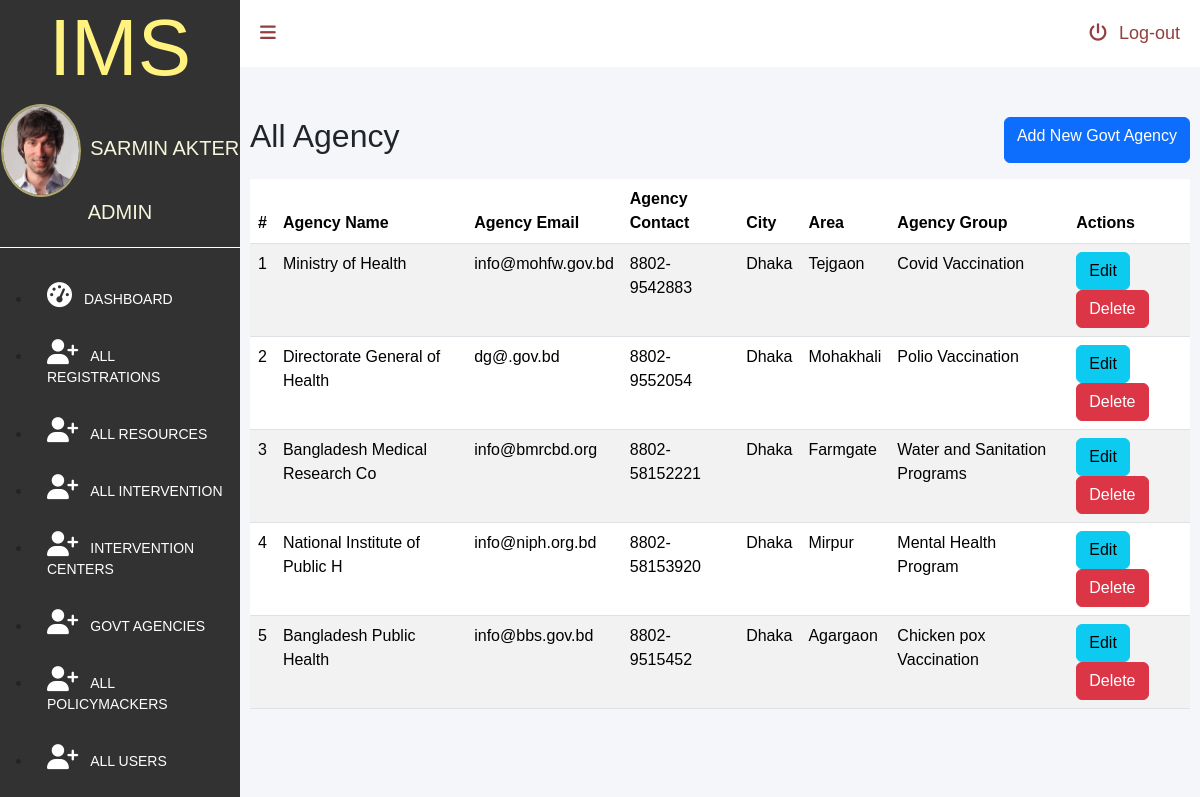
/admin/gov-agencies.php (signed in), run on an earlier commit of the app's database.
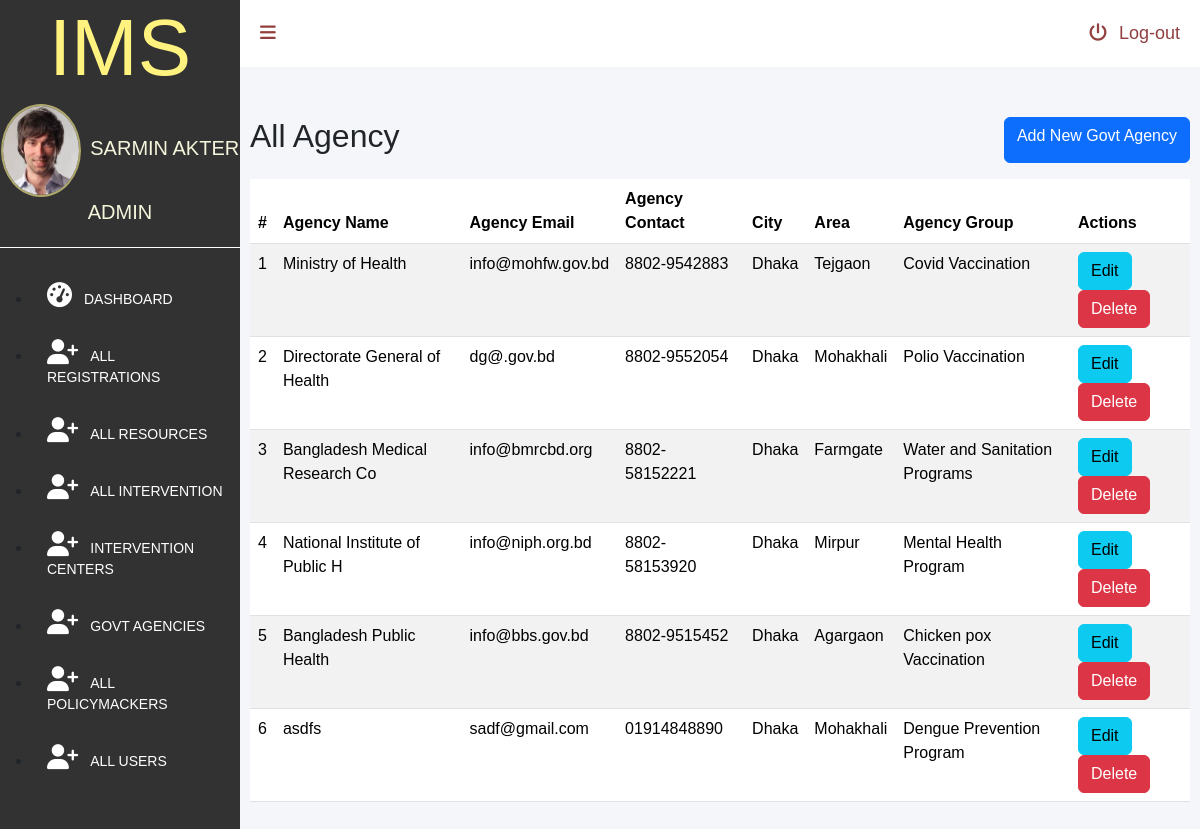
And on a later commit of the database.
### tables this page shows
CREATE TABLE `governmentagencies_t`  (
  `agencyID` char(5) NOT NULL,
  `agencyName` varchar(30) NULL DEFAULT NULL,
  `agencyEmail` varchar(25) NULL DEFAULT NULL,
  `agencyContact` varchar(13) NULL DEFAULT NULL,
  `city` varchar(25) NULL DEFAULT NULL,
  `area` varchar(25) NULL DEFAULT NULL,
  `agencyGroup` varchar(255) NULL DEFAULT NULL,
  `role` varchar(255) NULL DEFAULT NULL,
  `password` varchar(255) NULL DEFAULT NULL,
  PRIMARY KEY (`agencyID`) USING BTREE
);

### admin/gov-agencies.php (the view, shortened to what this page needs)
<!DOCTYPE html>
<html lang="en">
<head>
    <link href="https://cdn.jsdelivr.net/npm/bootstrap@5.3.3/dist/css/bootstrap.min.css" rel="stylesheet">
    <link rel="stylesheet" href="dashboard.css">
</head>
<body>
<div id="dashboardMainContainer">
    <?php include('partials/sidebar.php')?>
    <div class="dashboard_content_container" id="dashboard_content_container">
        <?php include('partials/topnav.php')?>
        <div class="dashboard_content">
            <div class="d-flex justify-content-between pb-3">
              <h2>All Agency</h2>
              <?php
                if(isset($_SESSION['userId'])) {
              ?>
              <a class=" btn btn-primary" href="add-agency.php">Add New Govt Agency</a>
              <?php } ?>
            </div>
            <table class="table table-striped">
              <thead>
                  <tr>
                      <th>#</th>
                      <th>Agency Name</th>
                      <th>Agency Email</th>
                      <th>Agency Contact</th>
                      <th>City</th>
                      <th>Area</th>
                      <th>Agency Group</th>
                      <?php
                        if(isset($_SESSION['userId'])) {
                      ?>
                      <th>Actions</th>
                      <?php } ?>
                  </tr>
              </thead>
              <tbody>
                <?php
                  $sql = "SELECT * FROM `governmentagencies_t`";
                  $result = $conn->query($sql);
                  if ($result->num_rows > 0) {
                    $i = 0;
                    while($row = $result->fetch_assoc()) {
                    $i++;
                    ?>
                    <tr>
                      <td><?php echo $i; ?></td>
                      <td><?=$row["agencyName"]; ?></td>
                      <td><?=$row["agencyEmail"]; ?></td>
                      <td><?=$row["agencyContact"]; ?></td>
                      <td><?=$row["city"]; ?></td>
                      <td><?=$row["area"]; ?></td>
                      <td><?=$row["agencyGroup"]; ?></td>
                      <?php
                        if(isset($_SESSION['userId'])) {
                      ?>
                      <td>
                        <a class="btn btn-info" href='../admin/edit-gov-agency.php?editId=<?=$row["agencyID"]; ?>'>Edit</a>
                        <button class='delete-btn btn btn-danger' data-id="<?=$row['agencyID'] ?>">Delete</button>
                      </td>
                      <?php } ?>
                    </tr>
                    <?php
                    }
                  } else {
                      echo "0 results";
                  }
                 ?>
              </tbody>
            </table>
        </div>
       </div>
    </div>
</body>
</html>

What changed in the data, as far as the page shows it:
added governmentagencies_t: agencyName "asdfs", agencyEmail "sadf@gmail.com", agencyContact "01914848890", city "Dhaka", area "Mohakhali", agencyGroup "Dengue Prevention Program"
